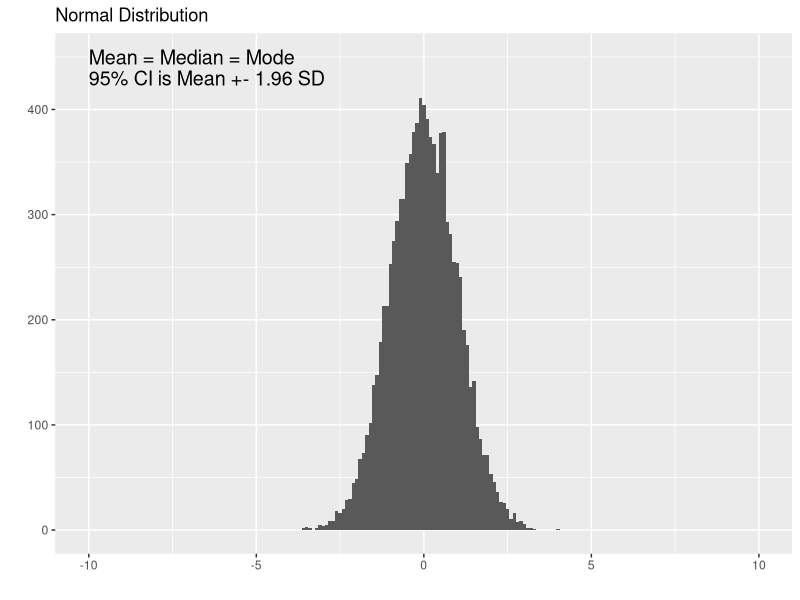
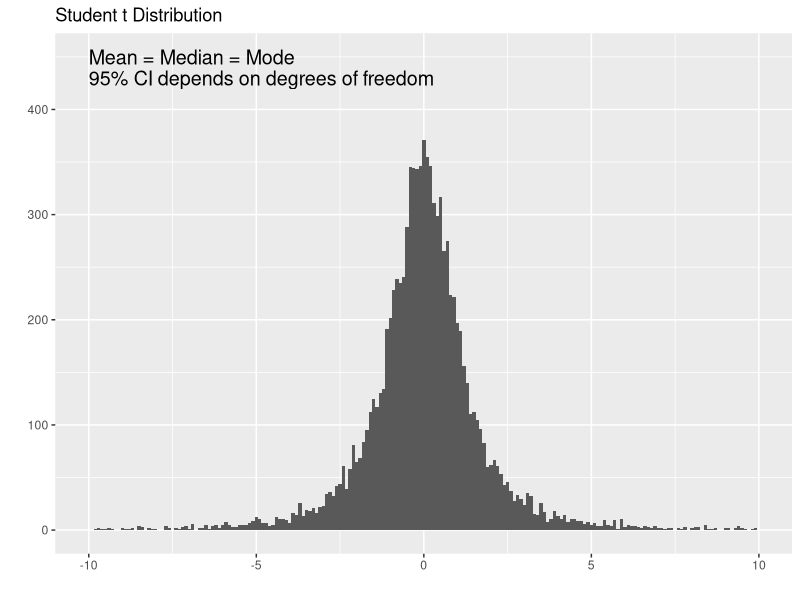
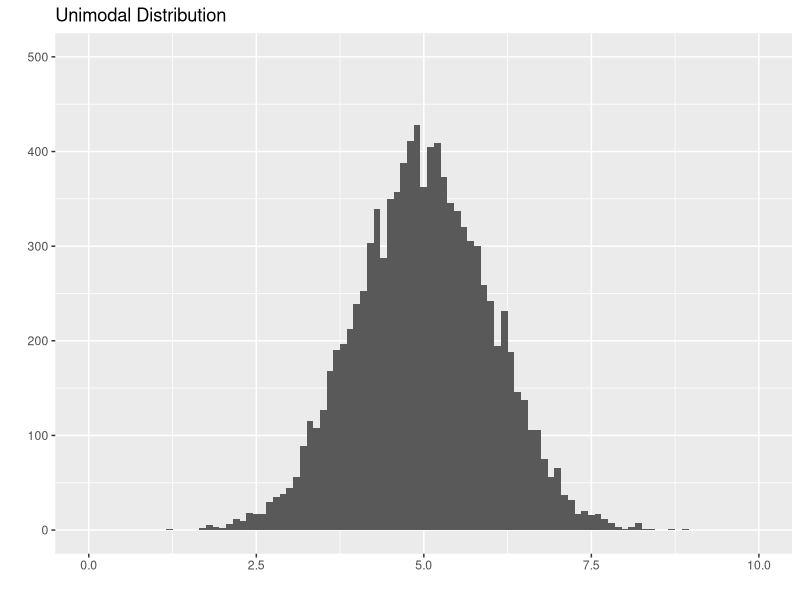
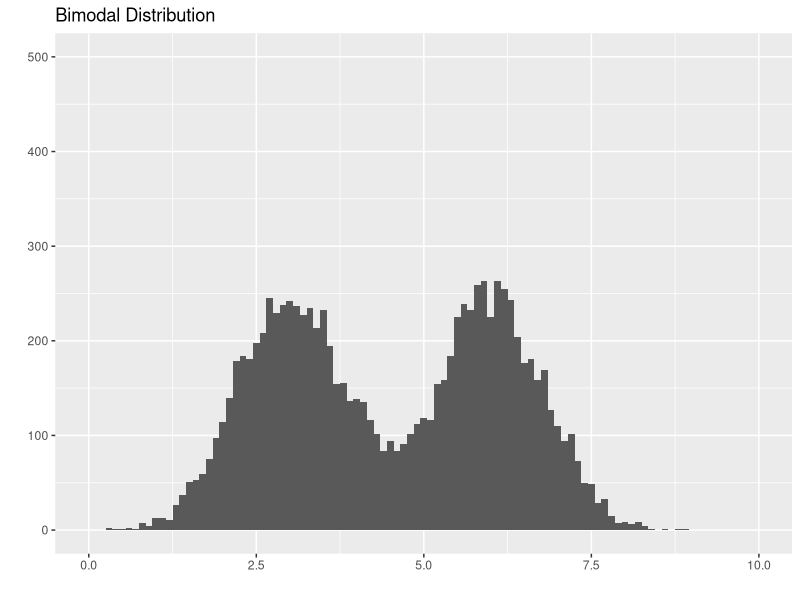
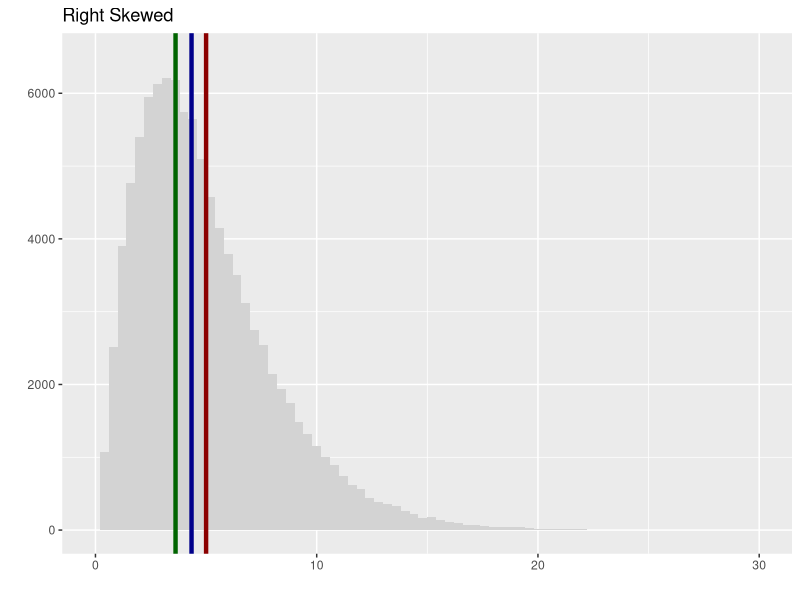
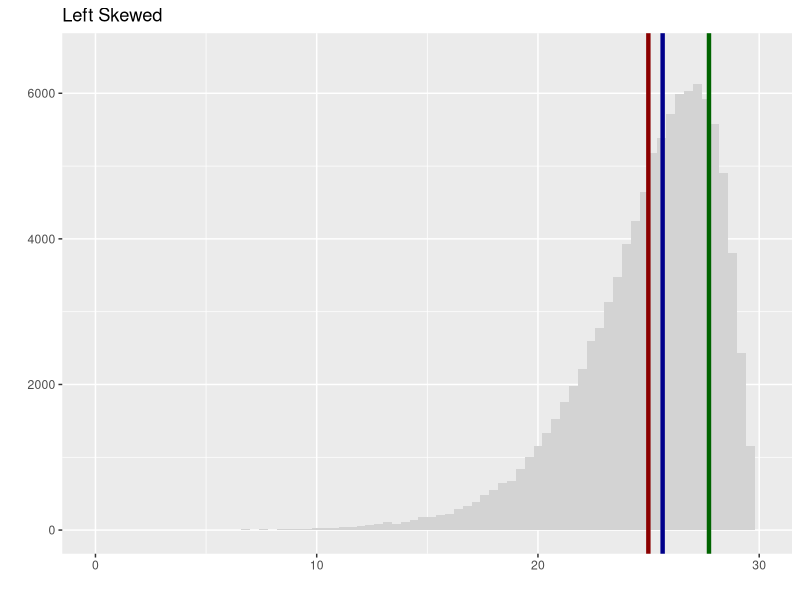

R code for these plots, in order:
## ---- chunk 1
library(ggplot2)
library(cowplot)
norm <- rnorm(10000, sd = 1)
ggplot(data.frame(data = norm), aes(data)) + 
  geom_histogram(binwidth = 0.1) + 
  xlim(-10, 10) + 
  ylim(0, 450) +
  ggtitle("Normal Distribution") + 
  labs(x="", y="") +
  annotate("text", x = -10, y = 450, label = "Mean = Median = Mode", size=5, hjust = 0) +
  annotate("text", x = -10, y = 430, label = "95% CI is Mean +- 1.96 SD", size=5, hjust = 0)
## ---- chunk 2
library(ggplot2)
library(cowplot)
studentt <- rt(10000, df=2)
ggplot(data.frame(data = studentt), aes(data)) + 
  geom_histogram(binwidth = 0.1)  + 
  xlim(-10, 10) + 
  ylim(0, 450) +
  ggtitle("Student t Distribution") + 
  labs(x="", y="") +
  annotate("text", x = -10, y = 450, label = "Mean = Median = Mode", size=5, hjust = 0) +
  annotate("text", x = -10, y = 430, label = "95% CI depends on degrees of freedom", size=5, hjust = 0)
## ---- chunk 3
library(ggplot2)
library(cowplot)
norm <- rnorm(10000, mean = 5, sd = 1)
ggplot(data.frame(data = norm), aes(data)) + 
  geom_histogram(binwidth = 0.1) + 
  xlim(0, 10) + 
  ylim(0, 500) +
  ggtitle("Unimodal Distribution") + 
  labs(x="", y="")
## ---- chunk 4
library(ggplot2)
library(cowplot)
norm1 <- rnorm(5000, mean = 3, sd = 0.8)
norm2 <- rnorm(5000, mean = 6, sd = 0.8)
ggplot(data.frame(data = c(norm1, norm2)), aes(data)) + 
  geom_histogram(binwidth = 0.1) + 
  xlim(0, 10) + 
  ylim(0, 500) +
  ggtitle("Bimodal Distribution") + 
  labs(x="", y="")
## ---- chunk 5
library(ggplot2)
library(cowplot)
Mode <- function(x) {
  ux <- unique(x)
  ux[which.max(tabulate(match(x, ux)))]
}
r.skew <- rchisq(100000, df = 5)
ggplot(data.frame(data = r.skew), aes(data)) +
  geom_histogram(binwidth = 0.4, fill = 'lightgray') + 
  geom_vline(xintercept = mean(r.skew), color = 'darkred', lwd = 1.5) +
  geom_vline(xintercept = median(r.skew), color = 'darkblue', lwd = 1.5) +
  geom_vline(xintercept = Mode(round(r.skew, digits = 2)), color = 'darkgreen', lwd = 1.5) +
  xlim(0, 30) + 
  ylim(0, 6500) +
  ggtitle("Right Skewed") + 
  labs(x="", y="")
## ---- chunk 6
library(ggplot2)
library(cowplot)
Mode <- function(x) {
  ux <- unique(x)
  ux[which.max(tabulate(match(x, ux)))]
}
l.skew <- 30 - rchisq(100000, df = 5)
ggplot(data.frame(data = l.skew), aes(data)) + 
  geom_histogram(binwidth = 0.4, fill = 'lightgray') + 
  geom_vline(xintercept = mean(l.skew), color = 'darkred', lwd = 1.5) +
  geom_vline(xintercept = median(l.skew), color = 'darkblue', lwd = 1.5) +
  geom_vline(xintercept = Mode(round(l.skew, digits = 2)), color = 'darkgreen', lwd = 1.5) +
  xlim(0, 30) + 
  ylim(0, 6500) +
  ggtitle("Left Skewed") + 
  labs(x="", y="")
